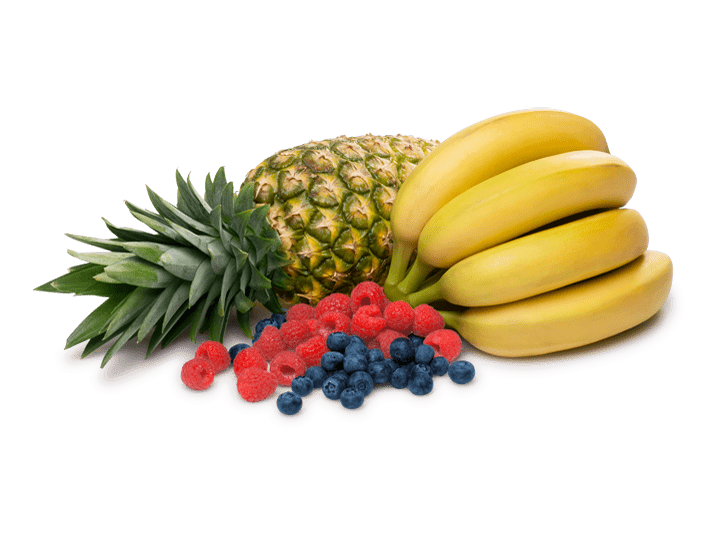
#> input picture ColorFruit/fruit.png, 720 x 540 px
$ python readImageFruit.py
#> lines starting #> are read from the running program, lines starting #| are printed output that depends on the picture; after the words box and inside, x2 and y2 are one past the last pixel; in counts of white or black regions, pixels touching at a corner belong together
import numpy as np
import matplotlib.pyplot as plt
import cv2

A = plt.imread('fruit.png')
#> A is the input picture: shape (540, 720, 4) float32; mean R, G, B, A 0.233, 0.195, 0.115, 0.336
B = A.copy()
bg = A[:, :, 3] == 0
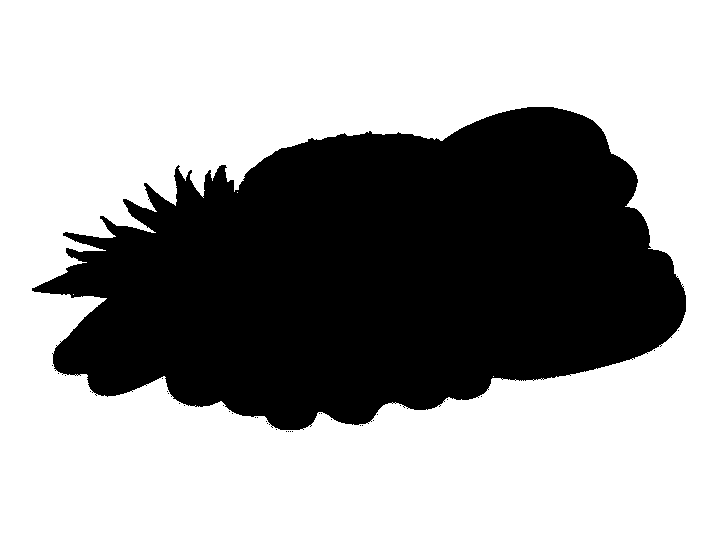
#> bg: shape (540, 720) bool; 63.4% white; 34 black regions (33 under 20 px), largest, box (x1, y1, x2, y2) and area: (32, 107, 686, 430) 142131
B[bg] = [0, 0, 0, 1]
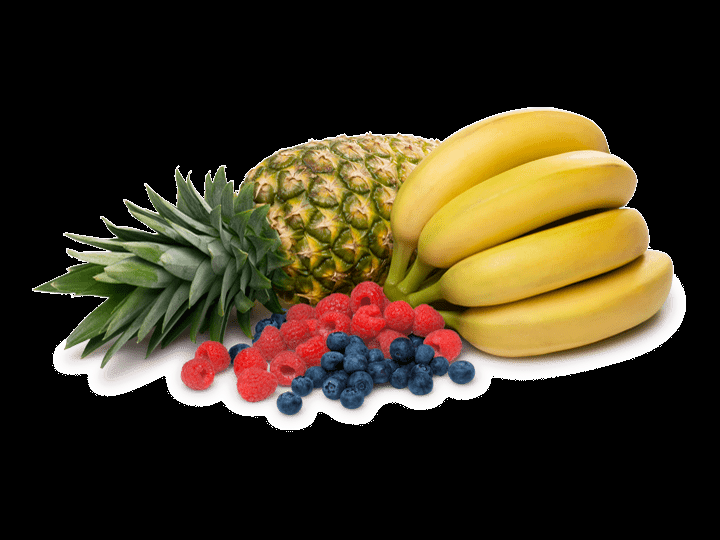
#> B: shape (540, 720, 4) float32; mean R, G, B, A 0.233, 0.195, 0.115, 0.971; transparent parts drawn white
C = B[:, :, :3]
r = C[:, :, 0]
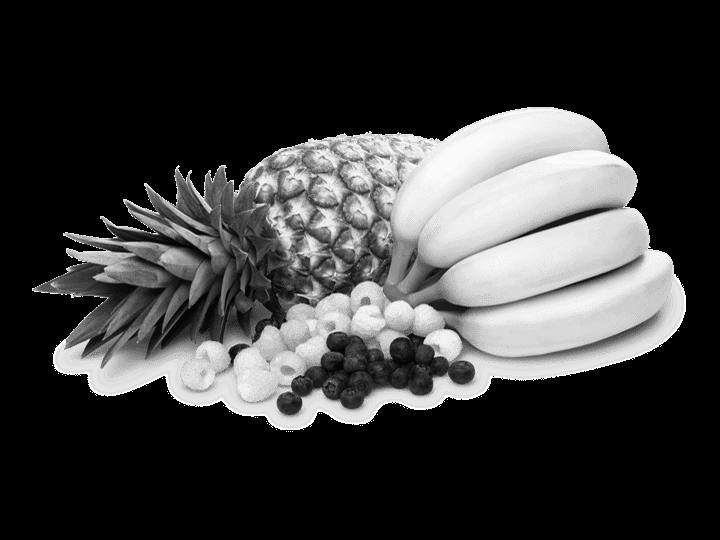
#> r: shape (540, 720) float32; min 0, max 1, mean 0.233
g = C[:, :, 1]
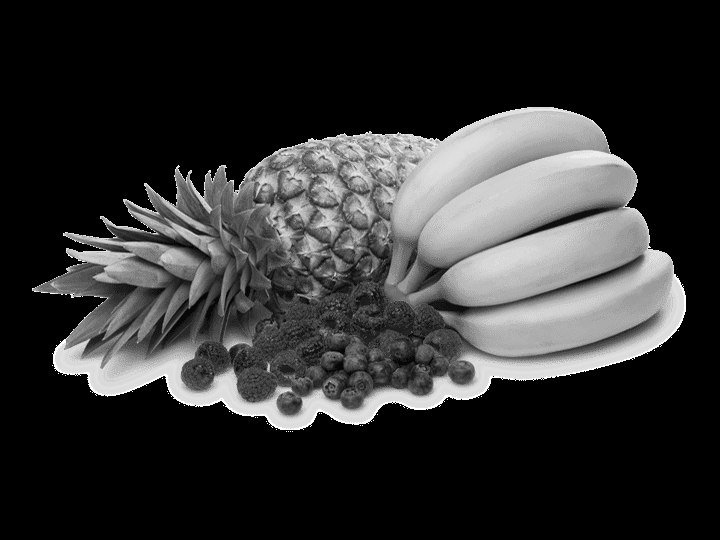
#> g: shape (540, 720) float32; min 0, max 1, mean 0.195
b = C[:, :, 2]
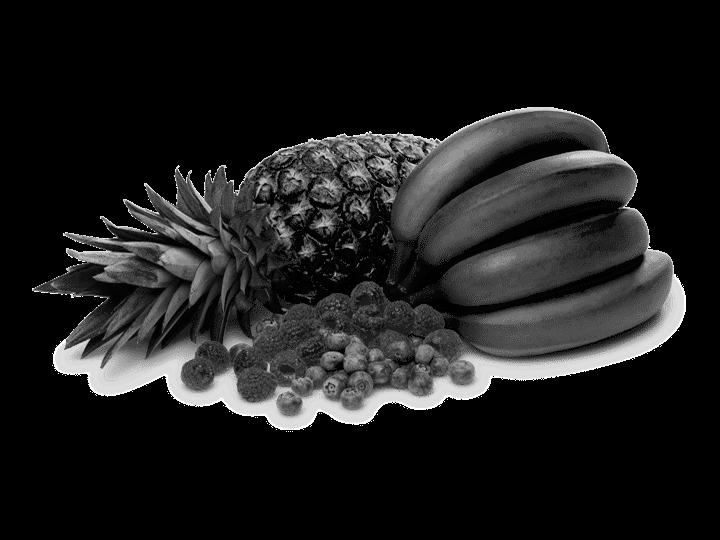
#> b: shape (540, 720) float32; min 0, max 1, mean 0.115

plt.subplot(2, 2, 1); plt.imshow(C)
plt.subplot(2, 2, 2); plt.imshow(r, cmap='gray')
plt.subplot(2, 2, 3); plt.imshow(g, cmap='gray')
plt.subplot(2, 2, 4); plt.imshow(b, cmap='gray')
resberry = (r > 0.7) & (g < 0.3) & (b < 0.3 )
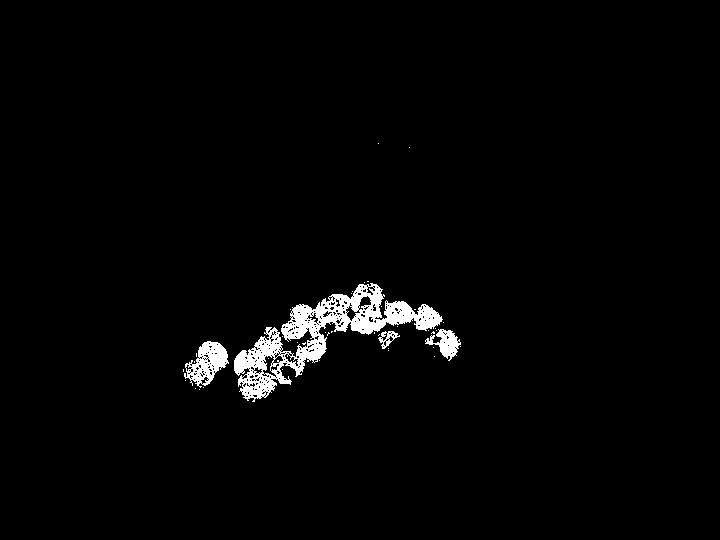
#> resberry: shape (540, 720) bool; 2.1% white; 42 white regions (38 under 20 px), largest, box (x1, y1, x2, y2) and area: (234, 283, 443, 402) 6526, (184, 341, 229, 388) 1057, (425, 329, 461, 361) 522, (378, 331, 400, 349) 157
D = C.copy()
C[np.logical_not(resberry)] = [0, 0, 0]
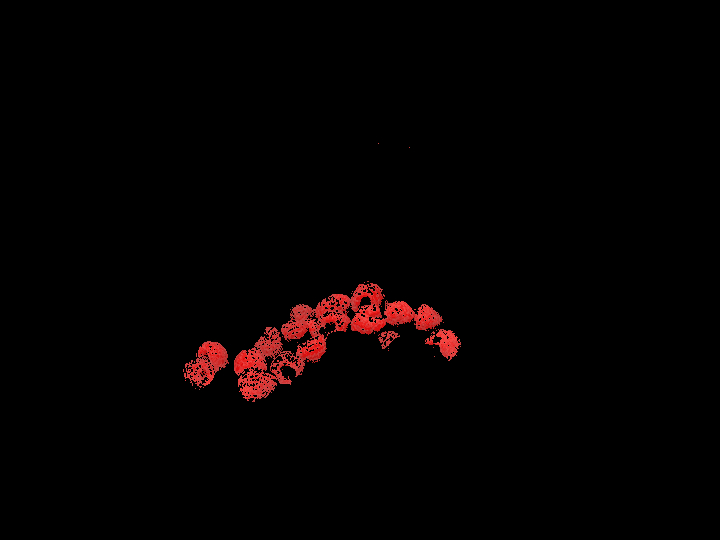
#> C: shape (540, 720, 3) float32; mean R, G, B 0.0178, 0.00445, 0.00434
plt.figure(); plt.imshow(C)

blueberry = (r > 0.1) & (r < 0.4)
#> blueberry: shape (540, 720) bool; every value is 0
D[np.logical_not(blueberry)] = [255, 255, 255]
#> D: shape (540, 720, 3) float32; every value is 255
plt.figure(); plt.imshow(D)

plt.show()
